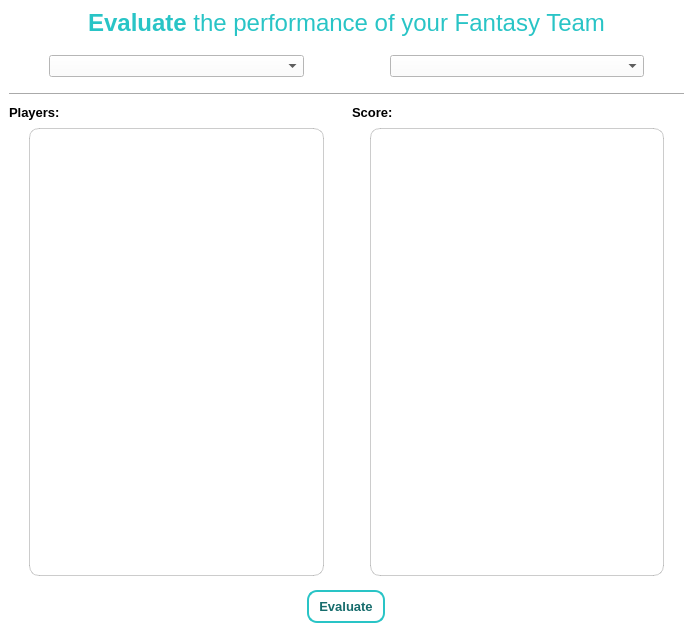
<?xml version="1.0" encoding="UTF-8"?>
<ui version="4.0">
 <class>EvaluateWindow</class>
 <widget class="QMainWindow" name="EvaluateWindow">
  <property name="geometry">
   <rect>
    <x>0</x>
    <y>0</y>
    <width>693</width>
    <height>632</height>
   </rect>
  </property>
  <property name="font">
   <font>
    <family>Segoe UI</family>
   </font>
  </property>
  <property name="windowTitle">
   <string>Fantasy Cricket</string>
  </property>
  <property name="windowOpacity">
   <double>1.000000000000000</double>
  </property>
  <property name="styleSheet">
   <string notr="true">QWidget {
    background-color: white;
}</string>
  </property>
  <widget class="QWidget" name="centralwidget">
   <layout class="QGridLayout" name="gridLayout">
    <item row="3" column="0">
     <layout class="QHBoxLayout" name="horizontalLayout_2">
      <item>
       <widget class="QLabel" name="lbl_player">
        <property name="font">
         <font>
          <family>Segoe UI</family>
          <pointsize>10</pointsize>
          <weight>75</weight>
          <bold>true</bold>
         </font>
        </property>
        <property name="text">
         <string>Players:</string>
        </property>
       </widget>
      </item>
      <item>
       <spacer name="horizontalSpacer_3">
        <property name="orientation">
         <enum>Qt::Horizontal</enum>
        </property>
        <property name="sizeType">
         <enum>QSizePolicy::Expanding</enum>
        </property>
        <property name="sizeHint" stdset="0">
         <size>
          <width>250</width>
          <height>20</height>
         </size>
        </property>
       </spacer>
      </item>
      <item>
       <widget class="QLabel" name="lbl_score">
        <property name="font">
         <font>
          <family>Segoe UI</family>
          <pointsize>10</pointsize>
          <weight>75</weight>
          <bold>true</bold>
         </font>
        </property>
        <property name="text">
         <string>Score:</string>
        </property>
       </widget>
      </item>
      <item>
       <widget class="QLineEdit" name="ln_score">
        <property name="font">
         <font>
          <family>Segoe UI</family>
          <pointsize>10</pointsize>
          <weight>75</weight>
          <bold>true</bold>
         </font>
        </property>
        <property name="styleSheet">
         <string notr="true">QLineEdit {
	Border-style: none;
	color:rgb(41, 196, 198);
}</string>
        </property>
        <property name="readOnly">
         <bool>true</bool>
        </property>
       </widget>
      </item>
     </layout>
    </item>
    <item row="4" column="0">
     <layout class="QHBoxLayout" name="horizontalLayout_3">
      <property name="leftMargin">
       <number>20</number>
      </property>
      <property name="rightMargin">
       <number>20</number>
      </property>
      <item>
       <widget class="QListWidget" name="lst_player">
        <property name="font">
         <font>
          <pointsize>12</pointsize>
         </font>
        </property>
        <property name="styleSheet">
         <string notr="true">QListWidget {
	padding: 10px;
	border: 1px solid rgba(70, 70, 70, 70);
	border-radius: 10px;
}</string>
        </property>
       </widget>
      </item>
      <item>
       <spacer name="horizontalSpacer">
        <property name="orientation">
         <enum>Qt::Horizontal</enum>
        </property>
        <property name="sizeType">
         <enum>QSizePolicy::Fixed</enum>
        </property>
        <property name="sizeHint" stdset="0">
         <size>
          <width>40</width>
          <height>20</height>
         </size>
        </property>
       </spacer>
      </item>
      <item>
       <widget class="QListWidget" name="lst_score">
        <property name="font">
         <font>
          <pointsize>12</pointsize>
         </font>
        </property>
        <property name="styleSheet">
         <string notr="true">QListWidget {
	padding: 10px;
	border: 1px solid rgba(70, 70, 70, 70);
	border-radius: 10px;
}</string>
        </property>
       </widget>
      </item>
     </layout>
    </item>
    <item row="1" column="0">
     <layout class="QHBoxLayout" name="horizontalLayout">
      <property name="topMargin">
       <number>12</number>
      </property>
      <property name="bottomMargin">
       <number>10</number>
      </property>
      <item>
       <spacer name="horizontalSpacer_4">
        <property name="orientation">
         <enum>Qt::Horizontal</enum>
        </property>
        <property name="sizeType">
         <enum>QSizePolicy::Fixed</enum>
        </property>
        <property name="sizeHint" stdset="0">
         <size>
          <width>40</width>
          <height>20</height>
         </size>
        </property>
       </spacer>
      </item>
      <item>
       <widget class="QComboBox" name="cmbo_select_team">
        <property name="sizePolicy">
         <sizepolicy hsizetype="Preferred" vsizetype="Fixed">
          <horstretch>0</horstretch>
          <verstretch>0</verstretch>
         </sizepolicy>
        </property>
        <property name="styleSheet">
         <string notr="true"/>
        </property>
       </widget>
      </item>
      <item>
       <spacer name="horizontalSpacer_2">
        <property name="orientation">
         <enum>Qt::Horizontal</enum>
        </property>
        <property name="sizeType">
         <enum>QSizePolicy::Fixed</enum>
        </property>
        <property name="sizeHint" stdset="0">
         <size>
          <width>80</width>
          <height>20</height>
         </size>
        </property>
       </spacer>
      </item>
      <item>
       <widget class="QComboBox" name="cmbo_select_match"/>
      </item>
      <item>
       <spacer name="horizontalSpacer_5">
        <property name="orientation">
         <enum>Qt::Horizontal</enum>
        </property>
        <property name="sizeType">
         <enum>QSizePolicy::Fixed</enum>
        </property>
        <property name="sizeHint" stdset="0">
         <size>
          <width>40</width>
          <height>20</height>
         </size>
        </property>
       </spacer>
      </item>
     </layout>
    </item>
    <item row="2" column="0">
     <widget class="Line" name="line">
      <property name="orientation">
       <enum>Qt::Horizontal</enum>
      </property>
     </widget>
    </item>
    <item row="0" column="0">
     <widget class="QLabel" name="lbl_heading_evaluate">
      <property name="sizePolicy">
       <sizepolicy hsizetype="Preferred" vsizetype="Fixed">
        <horstretch>0</horstretch>
        <verstretch>0</verstretch>
       </sizepolicy>
      </property>
      <property name="font">
       <font>
        <family>Segoe UI</family>
        <pointsize>18</pointsize>
       </font>
      </property>
      <property name="styleSheet">
       <string notr="true">QLabel {
	color: rgb(41, 196, 198);
}</string>
      </property>
      <property name="text">
       <string>&lt;strong&gt;Evaluate&lt;/strong&gt; the performance of your Fantasy Team</string>
      </property>
      <property name="alignment">
       <set>Qt::AlignCenter</set>
      </property>
     </widget>
    </item>
    <item row="5" column="0">
     <layout class="QHBoxLayout" name="horizontalLayout_4">
      <property name="topMargin">
       <number>8</number>
      </property>
      <item>
       <widget class="QPushButton" name="btn_evaluate">
        <property name="sizePolicy">
         <sizepolicy hsizetype="Fixed" vsizetype="Fixed">
          <horstretch>0</horstretch>
          <verstretch>0</verstretch>
         </sizepolicy>
        </property>
        <property name="font">
         <font>
          <family>Segoe UI</family>
          <pointsize>10</pointsize>
          <weight>75</weight>
          <bold>true</bold>
         </font>
        </property>
        <property name="styleSheet">
         <string notr="true">QPushButton {
	Color: rgb(22, 108, 108);
	padding: 7px;
	Border:2px solid rgb(41, 196, 198);
	border-radius:10px;
    width: 60%;
}

QPushButton:hover {
	background-color: rgb(46, 223, 223);
	color: rgb(255, 255, 255);
}

</string>
        </property>
        <property name="text">
         <string>Evaluate</string>
        </property>
       </widget>
      </item>
     </layout>
    </item>
   </layout>
  </widget>
 </widget>
 <resources/>
 <connections/>
</ui>
